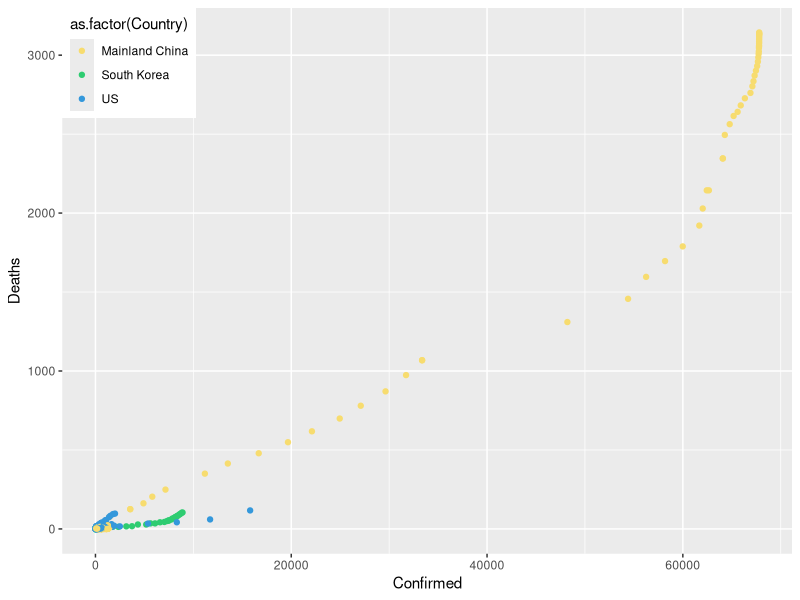
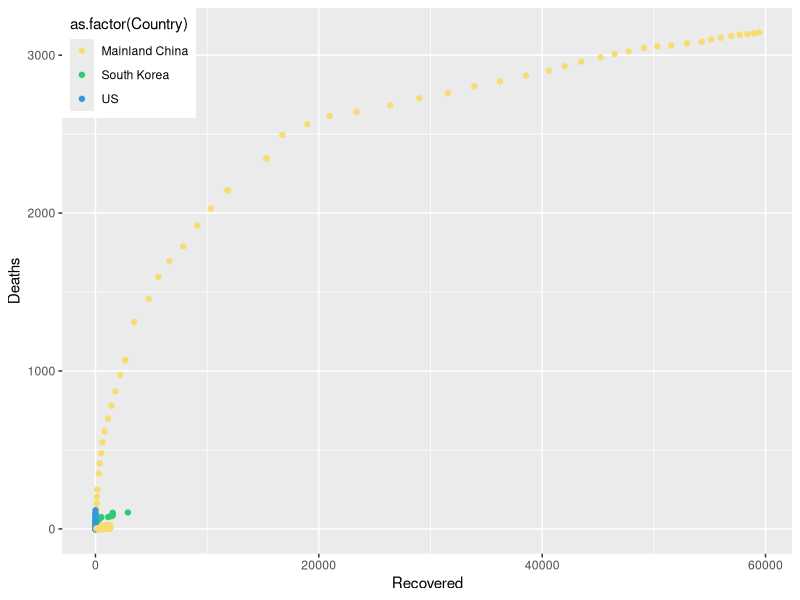
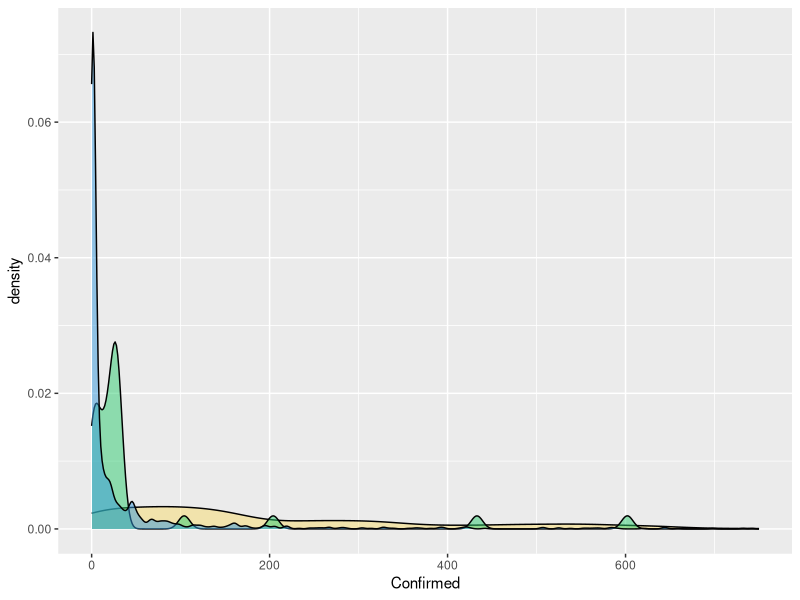
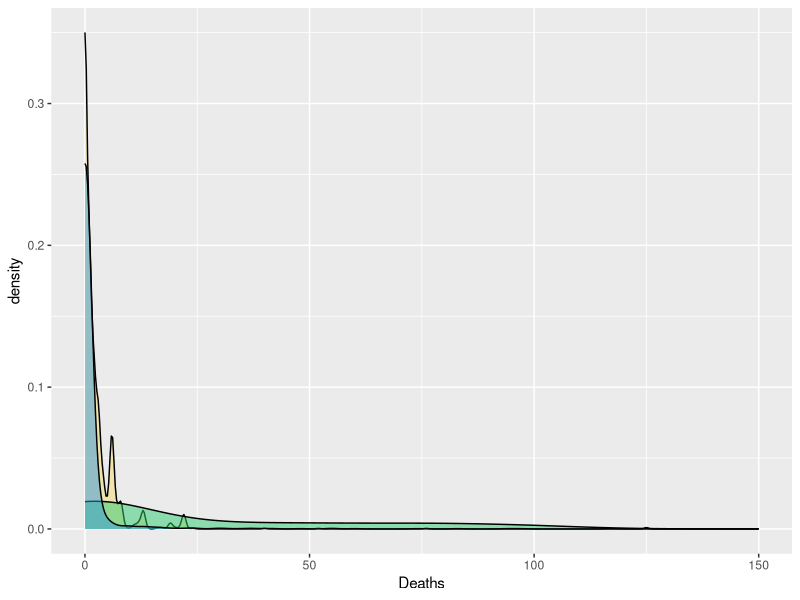
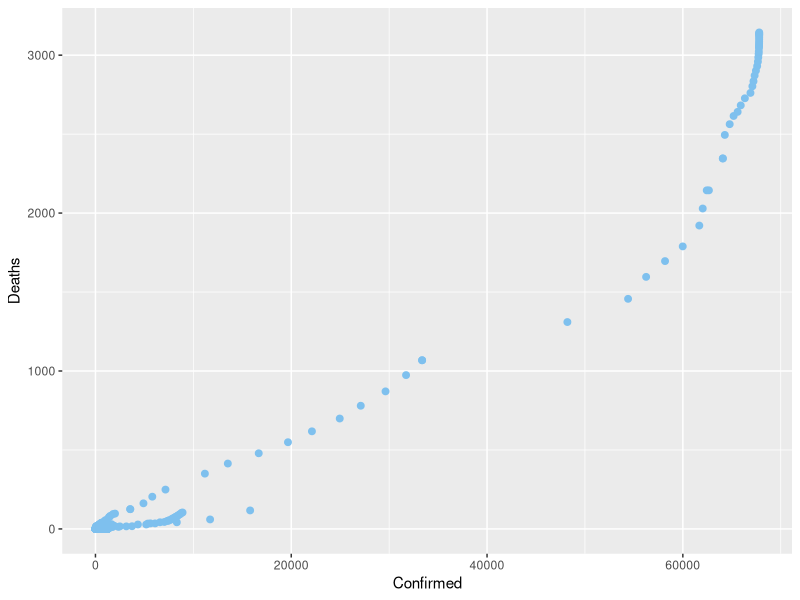
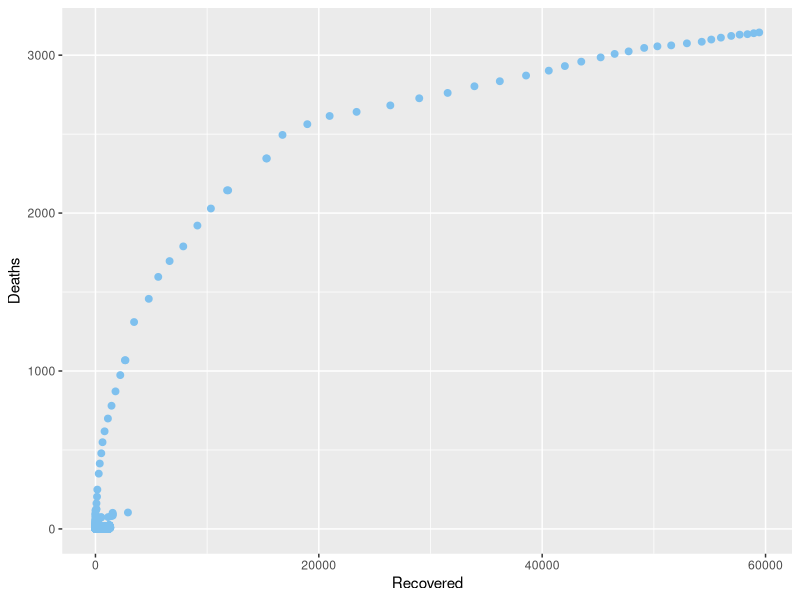
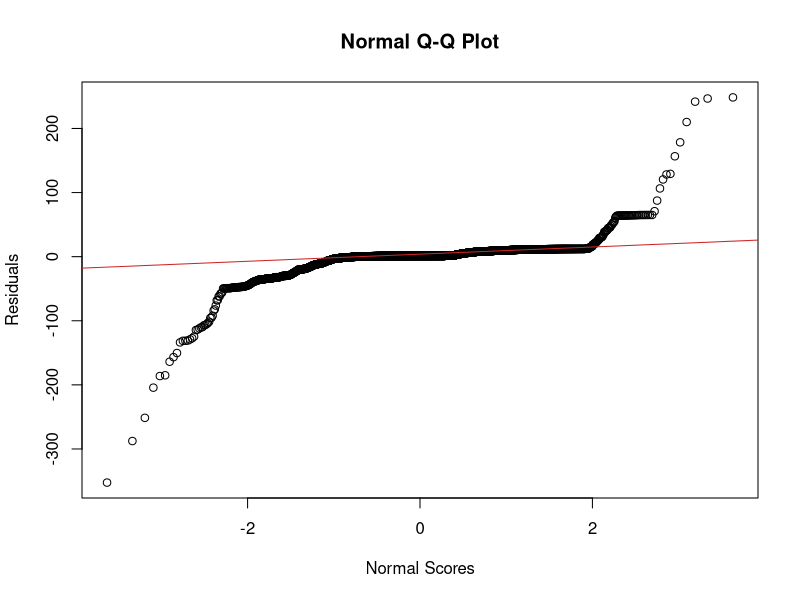
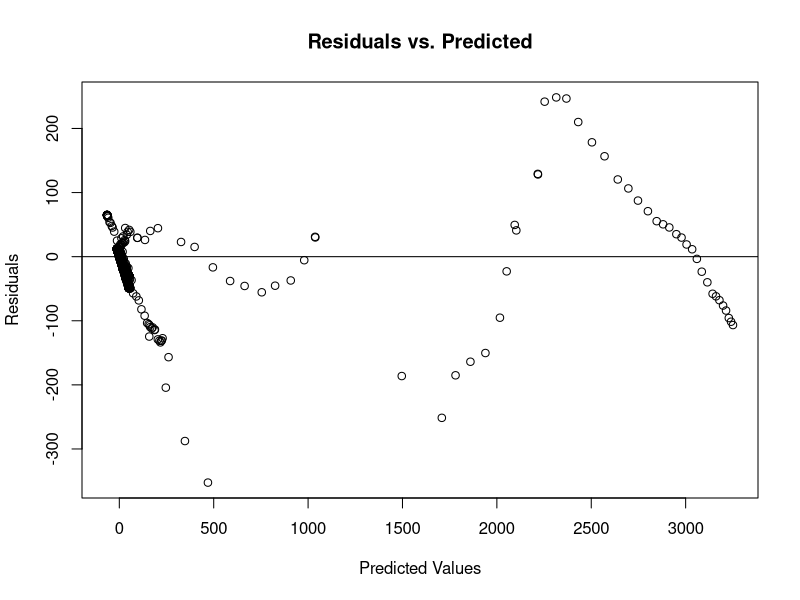

Write the R code that produced these figures, in order.
#####STA4211 PROJECT######
install.packages("tidyverse")
install.packages("caret")

library(ggplot2)
library(tidyverse)
library(caret)

dat = read.csv("covid_19_data.csv", header=TRUE)
attach(dat)

###SUMMARY STATISTICS GRAPHS
##scatter plot for densities
scatterPlot <- ggplot(dat,aes(Confirmed, Deaths, color=as.factor(Country))) + 
  geom_point() + 
  scale_color_manual(values = c('#F7DC6F', '#2ECC71', '#3498DB')) + 
  theme(legend.position=c(0,1), legend.justification=c(0,1))
scatterPlot
scatterPlot2 <- ggplot(dat,aes(Recovered, Deaths, color=as.factor(Country))) + 
  geom_point() + 
  scale_color_manual(values = c('#F7DC6F', '#2ECC71', '#3498DB')) + 
  theme(legend.position=c(0,1), legend.justification=c(0,1))
scatterPlot2
summary(dat)
# Marginal density plot of x 
xdensity <- ggplot(dat, aes(Confirmed, fill=as.factor(Country))) + 
  geom_density(alpha=.5) + 
  scale_fill_manual(values = c('#F7DC6F', '#2ECC71', '#3498DB')) + 
  xlim(0, 750)+
  theme(legend.position = "none")
xdensity

# Marginal density plot of y (right panel)
ydensity <- ggplot(dat, aes(Deaths, fill=as.factor(Country))) + 
  geom_density(alpha=.5) + 
  scale_fill_manual(values = c('#F7DC6F', '#2ECC71', '#3498DB')) + 
  xlim(0,150)+
  theme(legend.position = "none")
ydensity

###CREATING MODEL
mod = lm(Deaths ~ Confirmed + Recovered + as.factor(Country))
summary(mod)

###CHECKING ASSUMPTIONS
##linear relationship
#scatterplot for confirmed vs. deaths
ggplot(dat, aes(x=Confirmed, y=Deaths)) + geom_point(size=2, color= "skyblue2")
#scatterplot for recovered vs.deaths
ggplot(dat, aes(x=Recovered, y=Deaths)) + geom_point(size=2, color= "skyblue2")

##normality of errors
#qq plot 
qqnorm(mod$residuals, ylab="Residuals", xlab="Normal Scores", main ="Normal Q-Q Plot")
qqline(mod$residuals, col="firebrick3")

##multicollinearity
#VIF
car::vif(mod)

##homoscedacity
#scatterplot of residuals vs. predicted values
#obtain predicted and residual values
dat_predicted <- predict(mod)
dat_resdiuals <- residuals(mod)

plot(dat_predicted, dat_resdiuals,
       ylab="Residuals", xlab="Predicted Values", 
       main="Residuals vs. Predicted") 
abline(0, 0)  

###DIAGNOSTICS
##Finding r squared
summary(mod)$r.squared
##Finding adj r squared
summary(mod)$adj.r.squared
##f- test
#getting anova for F-test
anova(mod)
# getting p value 
qf(0.95, 4, 3528)
##t-tests
#qt for beta1
qt(0.975, 3528)

